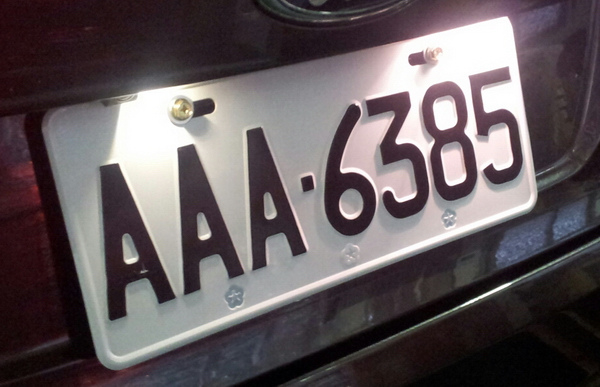
#> input picture img/car.jpg, 600 x 387 px
$ python picture.py
#> lines starting #> are read from the running program, lines starting #| are printed output that depends on the picture; after the words box and inside, x2 and y2 are one past the last pixel; in counts of white or black regions, pixels touching at a corner belong together
import numpy as np
import cv2 as cv
img = cv.imread('./img/car.jpg',0)
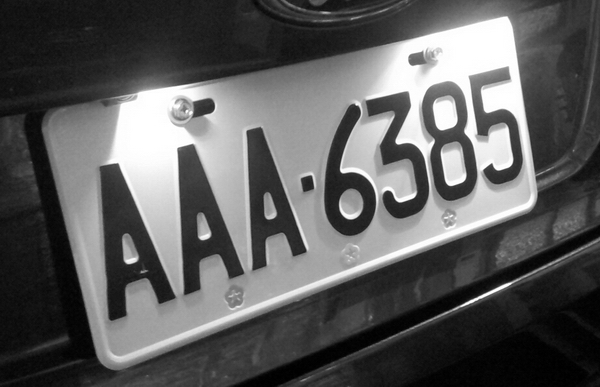
#> img: shape (387, 600); min 0, max 255, mean 92.3
ret,thresh = cv.threshold(img,127,255,0)
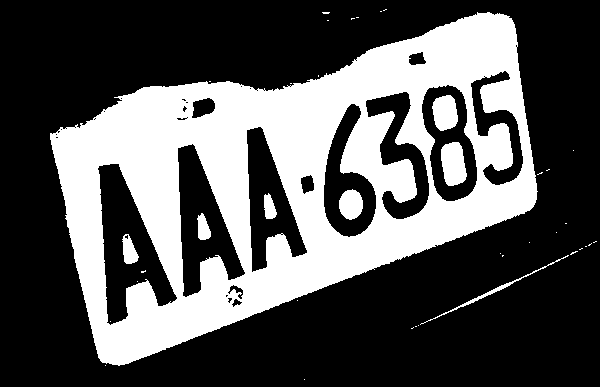
#> thresh: shape (387, 600); 33.6% white; 39 white regions (31 under 20 px)
contours,hierarchy = cv.findContours(thresh, 1, 2)
#> contours = 78 contours, 57 with area under 20; largest, box (x1, y1, x2, y2) and area: (50, 12, 538, 366) 103520, (97, 163, 178, 326) 6336, (177, 143, 246, 298) 5274, (421, 84, 478, 202) 4656, (246, 126, 308, 273) 4493
cnt = contours[0]
#> cnt = [[304, 379]]
M = cv.moments(cnt)
#> M = moments, m00 0
#print( M )


area = cv.contourArea(cnt)
#> area = 0

perimeter = cv.arcLength(cnt,True)
#> perimeter = 0

epsilon = 0.1*cv.arcLength(cnt,True)
#> epsilon = 0
approx = cv.approxPolyDP(cnt,epsilon,True)
#> approx = [[304, 379]]
